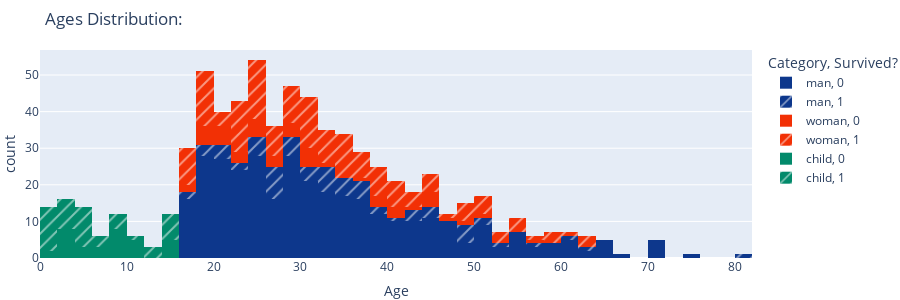

Write notebook code for a chart like this one.
### Code cell
figHist = px.histogram(df, x="age",color='who'
                       ,labels = {"age":'Age','who':'Category','survived':'Survived?'}
                       ,color_discrete_sequence = ['#0D378C','#F23005','#028A6B']
                       ,pattern_shape  ='survived'
                       ,title='Ages Distribution:')


figHist.update_layout(margin=dict(l=0,r=0,b=10,t=50), height=300,paper_bgcolor='rgba(0,0,0,0)')
figHist.show()

### Figure 1 — Plotly figure (JSON) as saved in the notebook; plotly's stock layout.template omitted (floating-point values rounded to 4 significant figures; data arrays with more than 128 entries replaced by an {"elided": "..."} marker saying what was removed)
{"data": [{"alignmentgroup": "True", "bingroup": "x", "hovertemplate": "Category=man<br>Survived?=0<br>Age=%{x}<br>count=%{y}<extra></extra>", "legendgroup": "man, 0", "marker": {"color": "#0D378C", "pattern": {"shape": ""}}, "name": "man, 0", "offsetgroup": "man, 0", "orientation": "v", "showlegend": true, "type": "histogram", "x": {"elided": "449 float values"}, "xaxis": "x", "yaxis": "y"}, {"alignmentgroup": "True", "bingroup": "x", "hovertemplate": "Category=man<br>Survived?=1<br>Age=%{x}<br>count=%{y}<extra></extra>", "legendgroup": "man, 1", "marker": {"color": "#0D378C", "pattern": {"shape": "/"}}, "name": "man, 1", "offsetgroup": "man, 1", "orientation": "v", "showlegend": true, "type": "histogram", "x": [null, 34, 28, null, null, null, 32, 29, 23, null, 24, 27, 45, 18, 26, 40, 16, 38, 19, 37, 25, 25, 19, 30, 42, null, null, 45, 25, 36, 21, 39, 44, 32, 28, null, 34, 52, 49, 29, 48, 25, null, 26, 29, 36, 32, null, 17, 22, 32, 62, 36, 32, 60, 49, 35, 27, 42, 20, 80, 32, null, 48, 56, 50, 20, 31, 36, 27, 31, null, 35, 42, null, 48, 27, 35, null, 31, 20, 27, 27, null, 32, null, 51, 26], "xaxis": "x", "yaxis": "y"}, {"alignmentgroup": "True", "bingroup": "x", "hovertemplate": "Category=woman<br>Survived?=0<br>Age=%{x}<br>count=%{y}<extra></extra>", "legendgroup": "woman, 0", "marker": {"color": "#F23005", "pattern": {"shape": ""}}, "name": "woman, 0", "offsetgroup": "woman, 0", "orientation": "v", "showlegend": true, "type": "histogram", "x": [31, 18, 40, 27, 18, 16, 28, 20, 17, 47, null, 45, 50, null, 24, null, null, null, 25, 29, 41, null, 45, 24, 26, 38, 45, 31, 21, 20, null, null, 28, 21, 22, null, 25, 21, null, 37, 30, null, 29, null, null, 39, 26, 41, 18, 32, 43, null, 18, 25, 48, 30.5, 57, null, 30, 18, 23, 44, null, 22, 39, null], "xaxis": "x", "yaxis": "y"}, {"alignmentgroup": "True", "bingroup": "x", "hovertemplate": "Category=woman<br>Survived?=1<br>Age=%{x}<br>count=%{y}<extra></extra>", "legendgroup": "woman, 1", "marker": {"color": "#F23005", "pattern": {"shape": "/"}}, "name": "woman, 1", "offsetgroup": "woman, 1", "orientation": "v", "showlegend": true, "type": "histogram", "x": {"elided": "205 float values"}, "xaxis": "x", "yaxis": "y"}, {"alignmentgroup": "True", "bingroup": "x", "hovertemplate": "Category=child<br>Survived?=0<br>Age=%{x}<br>count=%{y}<extra></extra>", "legendgroup": "child, 0", "marker": {"color": "#028A6B", "pattern": {"shape": ""}}, "name": "child, 0", "offsetgroup": "child, 0", "orientation": "v", "showlegend": true, "type": "histogram", "x": [2, 14, 2, 8, 7, 11, 4, 14.5, 2, 9, 1, 4, 9, 2, 7, 2, 15, 3, 1, 10, 9, 9, 11, 9, 2, 14, 14, 11, 8, 6, 10, 2, 4, 9], "xaxis": "x", "yaxis": "y"}, {"alignmentgroup": "True", "bingroup": "x", "hovertemplate": "Category=child<br>Survived?=1<br>Age=%{x}<br>count=%{y}<extra></extra>", "legendgroup": "child, 1", "marker": {"color": "#028A6B", "pattern": {"shape": "/"}}, "name": "child, 1", "offsetgroup": "child, 1", "orientation": "v", "showlegend": true, "type": "histogram", "x": [14, 4, 15, 14, 3, 5, 0.83, 12, 9, 1, 1, 4, 3, 5, 8, 3, 0.92, 2, 3, 1, 3, 14, 4, 13, 5, 0.75, 2, 9, 2, 7, 8, 4, 0.75, 15, 4, 6, 4, 6, 0.67, 5, 13, 1, 11, 0.42, 1, 15, 0.83, 4, 15], "xaxis": "x", "yaxis": "y"}], "layout": {"barmode": "relative", "height": 300, "legend": {"title": {"text": "Category, Survived?"}, "tracegroupgap": 0}, "margin": {"b": 10, "l": 0, "r": 0, "t": 50}, "paper_bgcolor": "rgba(0,0,0,0)", "title": {"text": "Ages Distribution:"}, "xaxis": {"anchor": "y", "domain": [0, 1], "title": {"text": "Age"}}, "yaxis": {"anchor": "x", "domain": [0, 1], "title": {"text": "count"}}}}
